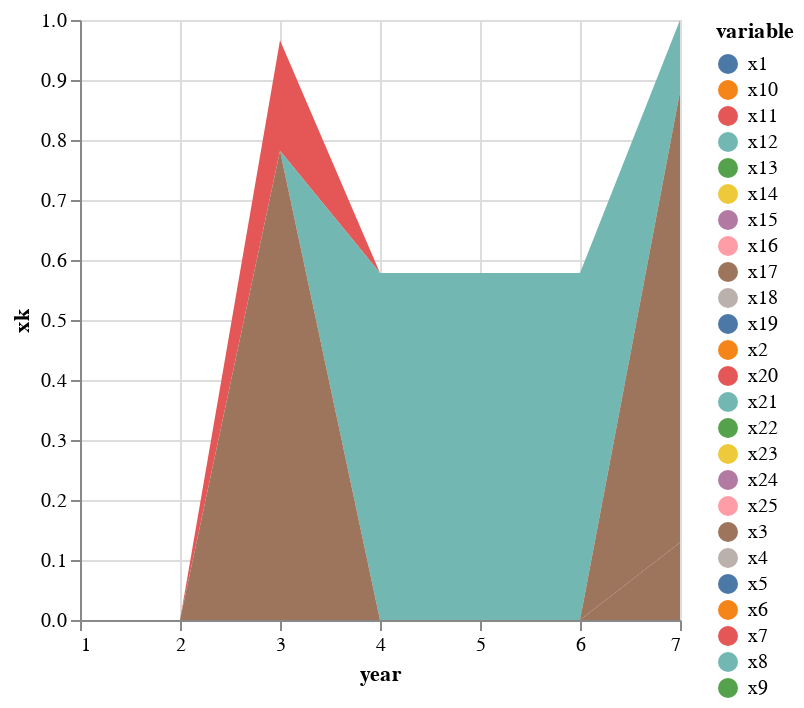

Here is the notebook cell this chart was saved with:
### Code cell
transpose(xk)
df1=DataFrame(xk',:auto)
df1[!,:year] = collect(1:7)

sNames="compromise ".*string.(collect(1:length(xk[:,1])))
df1 |> stack |> @vlplot(:area, x=:year, y={:value, stack=:zero, title="xk"}, color="variable:n",legend=:sNames)

### Figure 1 — Vega-Lite specification as saved in the notebook (floating-point values rounded to 4 significant figures; data arrays with more than 128 entries replaced by an {"elided": "..."} marker saying what was removed)
{"data": {"values": {"elided": "175 records"}}, "encoding": {"color": {"field": "variable", "type": "nominal"}, "x": {"field": "year", "type": "quantitative"}, "y": {"field": "value", "stack": "zero", "title": "xk", "type": "quantitative"}}, "legend": "sNames", "mark": "area"}
